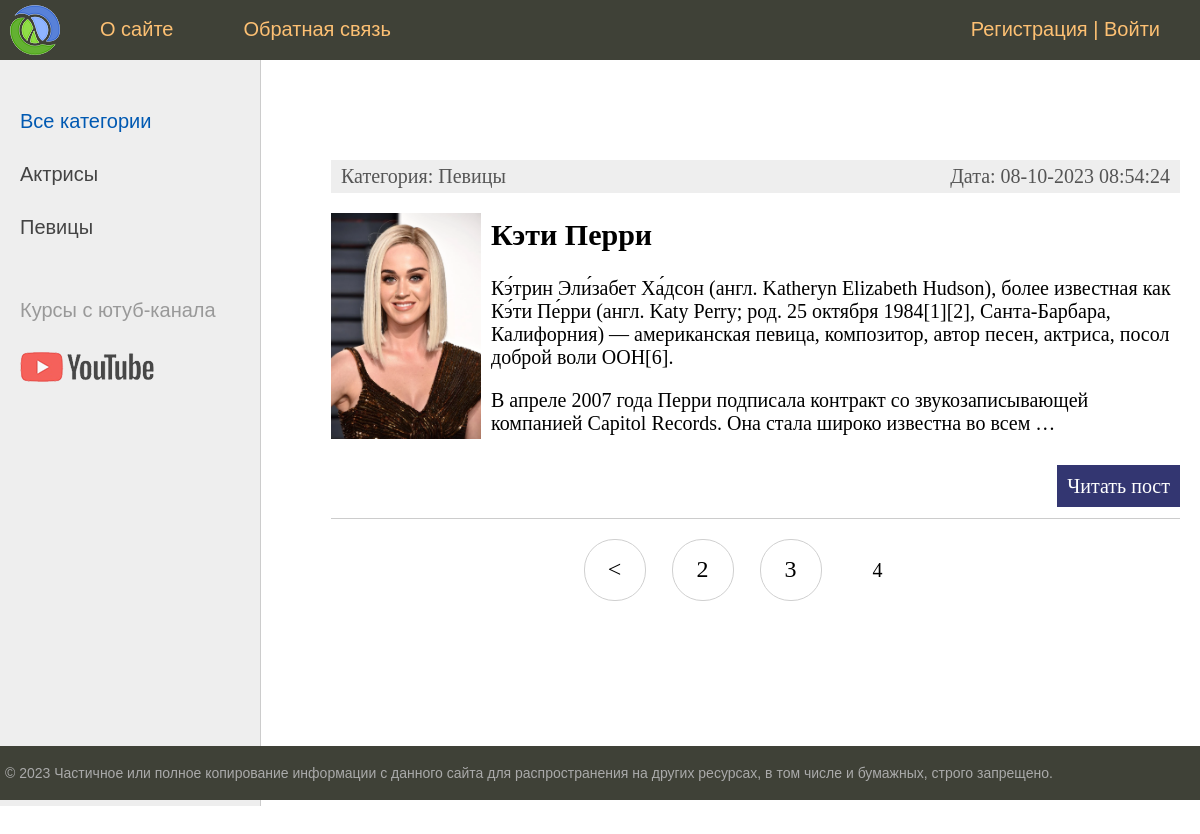
Before: /?page=4 with the older database file.
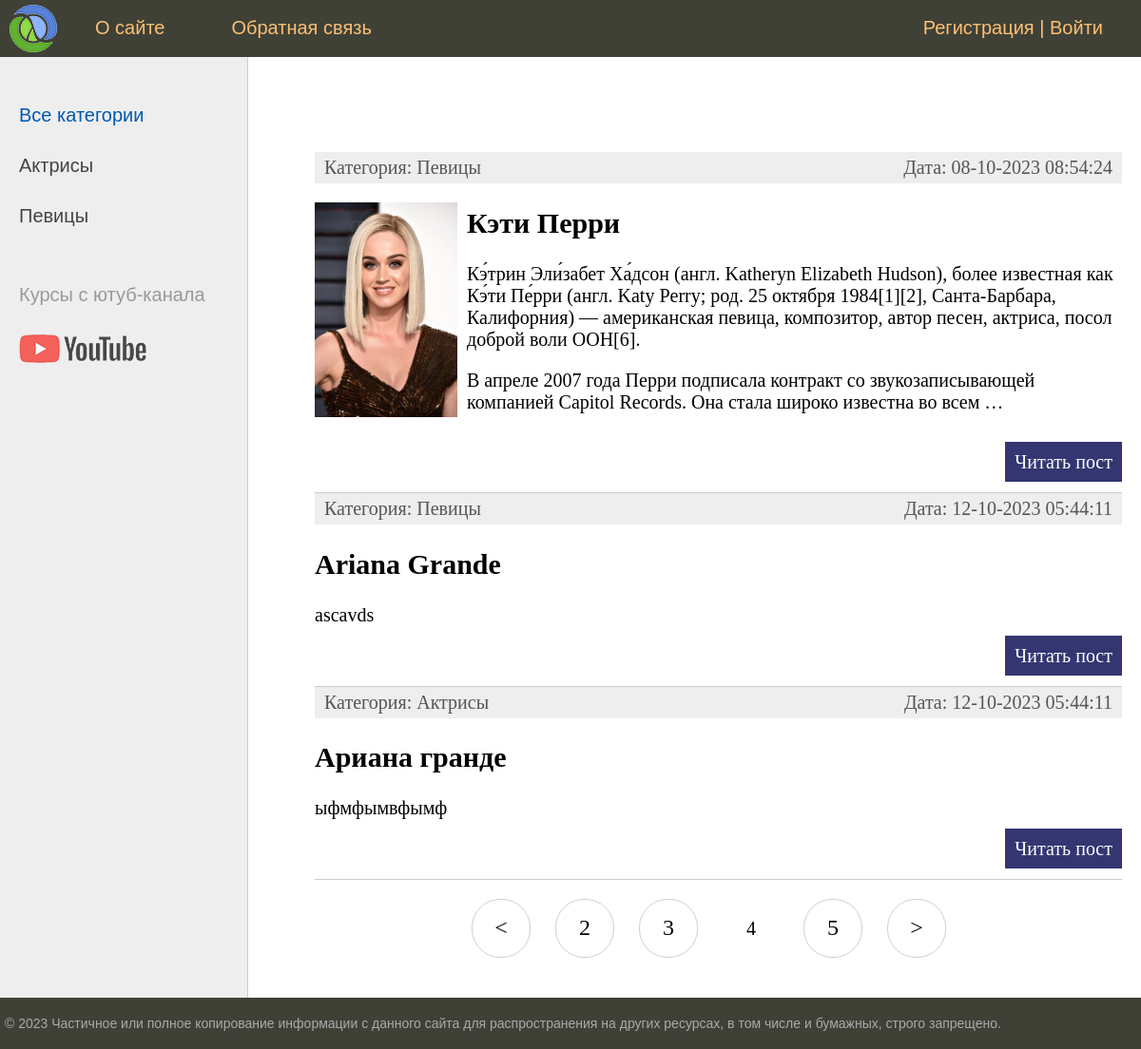
After: the same page with the newer database file.
### women/models.py (models this page shows, shortened)
class Category(models.Model):
    name = models.CharField(max_length=100, db_index=True, verbose_name='Категория')
    slug = models.SlugField(max_length=255, unique=True, db_index=True, verbose_name="URL")
    def __str__(self):
        return self.name
    def get_absolute_url(self):
        return reverse('category', kwargs={'cat_slug': self.slug})
    class Meta: #настройка вклдаки с сайтом в админке
        verbose_name='категорию'
        verbose_name_plural='Категории'

class Women(models.Model):
    title = models.CharField(max_length=255, verbose_name='Заголовок')
    slug = models.SlugField(max_length=255, unique=True, db_index=True, verbose_name="URL")
    content = models.TextField(blank=True, verbose_name='Текст статьи')
    photo = models.ImageField(upload_to='photos /%Y/%m/%d/', verbose_name='Фото')
    time_create = models.DateTimeField(auto_now_add=True, verbose_name='Время создания')
    time_update = models.DateTimeField(auto_now=True, verbose_name='Время обнавления')
    is_published = models.BooleanField(default=True, verbose_name='Публикация')
    cat = models.ForeignKey('Category', on_delete=models.PROTECT, verbose_name='Категории')
    def get_absolute_url(self):
        return reverse('post', kwargs={'post_slug': self.slug})
    class Meta: #настройка вклдаки с сайтом в админке
        verbose_name='Известные женщины'
        verbose_name_plural='Известные женщины'
        ordering = ['time_create', 'title'] #сортировка данных по алфавиту

### women/views.py (the view)
# urls.py: path('', WomenHome.as_view(), name='home'), # http://127.0.0.1:8000
class WomenHome(DataMixin, ListView):
    model = Women
    template_name = 'women/index.html'
    context_object_name = 'posts'
    def get_context_data(self, *, object_list=None, **kwargs: Any):
        context = super().get_context_data(**kwargs)
        c_def = self.get_user_context(title='Главная страница')
        return dict(list(context.items()) + list(c_def.items()))
    def get_queryset(self):
        return Women.objects.filter(is_published=True)

### women/templatetags/women_tags.py (called while the page is built)
@register.inclusion_tag('women/list_categories.html')
def show_categories(sort = None, cat_selected = 0):
    if not sort:
        cats = Category.objects.all()
    else:
        cats = Category.objects.order_by(sort)
    return {'cats': cats, 'cat_selected': cat_selected}

### women/utils.py (called while the page is built)
    def get_user_context(self, **kwargs):
        context = kwargs
        cats = Category.objects.annotate(Count('women'))
        user_menu = menu.copy()
        if not self.request.user.is_authenticated:
            user_menu.pop(1)
        context['menu']=user_menu
        context['cats']=cats
        if 'cat_selected' not in context:
            context['cat_selected']=0
        return context

### women/templates/women/index.html (shortened to what this page needs)
{% extends 'women/base.html' %}
{% block content %}
<ul class="list-articles">
	{% for p in posts %}
			<li><div class="article-panel">
	<p class="first">Категория: {{p.cat}}</p>
	<p class="last">Дата: {{p.time_update|date:"d-m-Y H:i:s"}}</p>
</div>
{% if p.photo %}
	<p><img class="img-article-left thumb" src="{{p.photo.url}}"></p>
{% endif %}
				<h2>{{p.title}}</h2>
	{% autoescape on %}
	{{p.content|linebreaks|truncatewords:50}}
	{% endautoescape %}
			<p class="link-read-post"><a href="{{ p.get_absolute_url }}">Читать пост</a></p>
			</li>
	{% endfor %}
</ul>
{% endblock %}

### women/templates/women/base.html (shortened to what this page needs)
{% load static %}
{% load women_tags %}
<!DOCTYPE html>
<html>
<head>
	<link type="text/css" href="{% static 'women/css/styles.css' %}" rel="stylesheet" />
</head>
<body>
<table class="table-page" border=0 cellpadding="0" cellspacing="0">
<tr><td valign=top>
{% block mainmenu %}
		<div class="header">
			<ul id="mainmenu" class="mainmenu">
			<li class="logo"><a href="{%url 'home'%}"><div class="logo"></div></a></li>
{% for m in menu %}
			<li><a href="{% url m.url_name %}">{{m.title}}</a></li>
{% endfor %}
			<li class="last"><a href="{% url 'register' %}">Регистрация</a> | <a href="{% url 'login' %}">Войти</a></li>
			</ul>
		</div>
{% endblock mainmenu %}
<table class="table-content" border=0 cellpadding="0" cellspacing="0">
<tr>
	<td valign="top" class="left-chapters">
	<ul id="leftchapters">
{% if cat_selected == 0%}
		<li class="selected">Все категории</li>
{% else %}
		<li><a href="{% url 'home' %}">Все категории</a></li>
{% endif %}
{% for c in cats %}
{% if c.women__count > 0 %}
	{% if c.pk == cat_selected %}
		<li class="selected">{{name}}</li>
	{% else %}
		<li><a href="{{ c.get_absolute_url }}">{{c.name}}</a></li>
	{% endif %}
{% endif %}
{% endfor %}
		<li class="share">
		<p>Курсы с ютуб-канала</p>
		<a class="share-yt" href="https://www.youtube.com/channel/UClJzWfGWuGJL2t-3dYKcHTA/playlists" target="_blank" rel="nofollow"></a>
		</li>
	</ul>
</td>
<td valign="top" class="content">
	<div class="content-text">
{% block content %}
{% endblock %}
{% if page_obj.has_other_pages %}
<nav class="list-pages">
	<ul>
{% if page_obj.has_previous %}
<a href="?page={{ page_obj.previous_page_number }}">
	<li class="page-num">&lt;</li>
</a>
{% endif %}
		{% for p in page_obj.paginator.page_range %}
		{% if page_obj.number == p %}
		<li class="page-num page-num-selected">{{ p }}</li>
		{% elif p >= page_obj.number|add:-2 and page_obj.number|add:2 >= p %}
		<a href="?page={{ p }}">
			<li class="page-num">{{ p }}</li>
		</a>
		{% endif %}
		{% endfor %}
{% if page_obj.has_next %}
<a href="?page={{ page_obj.next_page_number }}">
	<li class="page-num">&gt;</li>
</a>
{% endif %}
	</ul>
</nav>
{% endif %}
	</div>
</td></tr></table>
</td></tr>
<tr><td valign=top>
	<div id="footer">
		<p>&copy; 2023 Частичное или полное копирование информации с данного сайта для распространения на других ресурсах, в том числе и бумажных, строго запрещено.</p>
	</div>
</td></tr></table>
</body>
</html>

Changed rows visible on the page:
now on this page (row edited): Women: cat "Певицы", time_update "12-10-2023 05:44:11", title "Ariana Grande", content "ascavds"
now on this page (row edited): Women: cat "Актрисы", time_update "12-10-2023 05:44:11", title "Ариана гранде", content "ыфмфымвфымф"
Other visible differences:
new list line: "5"
